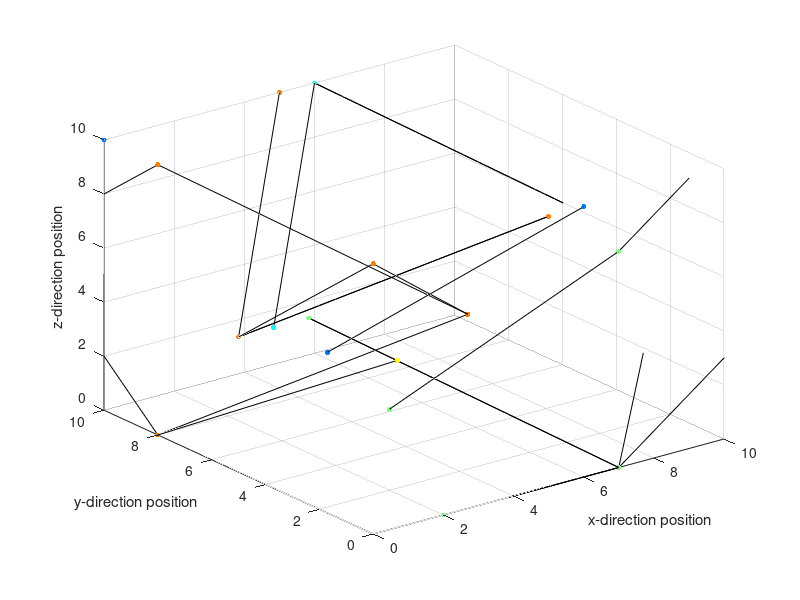

The MATLAB source for this figure:
% Modeling_randomWalk_Ver2

% the objective of this code is to simulate brownian motion 
% for multiple particles

% Author: Roy Cruz Jr
% Date: 3/15/2023


clear all;
close all;


%define the following parameters
n=100; % number of iterations
pt=input('How many particles are inside the lattice (cube)? ');
poscord=zeros(n,4,pt); %  x,y & z direction data with time
maxInt= input('What is the Length of the cube? ');
h=input('Choose a step size for the particle '); % step size

% give each particle a random position in the lattice cube

for i=1:pt
    poscord(1,2,i)=randi(maxInt);
    poscord(1,3,i)=randi(maxInt);
    poscord(1,4,i)=randi(maxInt);
end




% Output all particles position 

for j=1:pt
    for i=1:n

        % updating the x values
        if( rand > .5)
            poscord(i+1,2,j)=poscord(i,2,j)+h;
        else
            poscord(i+1,2,j)=poscord(i,2,j)-h;
        end
    
        if (poscord(i+1,2,j)<=0)
            poscord(i+1,2,j)=0 ;
        end
    
    
           % updating  y values 
           if( rand > .5)
            poscord(i+1,3,j)=poscord(i,3,j)+h;
        else
            poscord(i+1,3,j)=poscord(i,3,j)-h;
        end
    
        if (poscord(i+1,3,j)<=0)
            poscord(i+1,3,j)=0 ;
    
        end
   

        % updating z values
        if( rand > .5)
            poscord(i+1,4,j)=poscord(i,4,j)+h;
        else
            poscord(i+1,4,j)=poscord(i,4,j)-h;
        end
    
        if (poscord(i+1,4,j)<=0)
            poscord(i+1,4,j)=0 ;
    
        end
    
        % recording time
        poscord(i+1,1,j)=poscord(1,1,j)+1;
    end

end



% plot all particles trajectories in a for loop

for j=1:pt
    for i=1:n

        CM=jet(pt);
        
        plot3(poscord(i,2,j),poscord(i,3,j),poscord(i,4,j),'.', 'Markersize',10,'Color',CM(j,:));
        xlabel('x-direction position');
        ylabel('y-direction position');
        zlabel('z-direction position');
        hold on;
        grid on;
        
        %tracing trajectory of each particle at each time step
        
        dots=plot3(poscord(i,2,j),poscord(i,3,j),poscord(i,4,j),'.','MarkerSize',12,'Color',CM(j,:));
        
        
        axis manual; 
        
        p.Xdata=poscord(i,2,j);
        p.Ydata=poscord(i,3,j);
        p.Zdata=poscord(i,4,j);
        drawnow
        axis([0,2*maxInt,0,2*maxInt,0,2*maxInt]);
        line([poscord(i,2,j),poscord(i+1,2,j)],[poscord(i,3,j),poscord(i+1,3,j)],[poscord(i,4,j),poscord(i+1,4,j)],'Color','k');

    end
end




